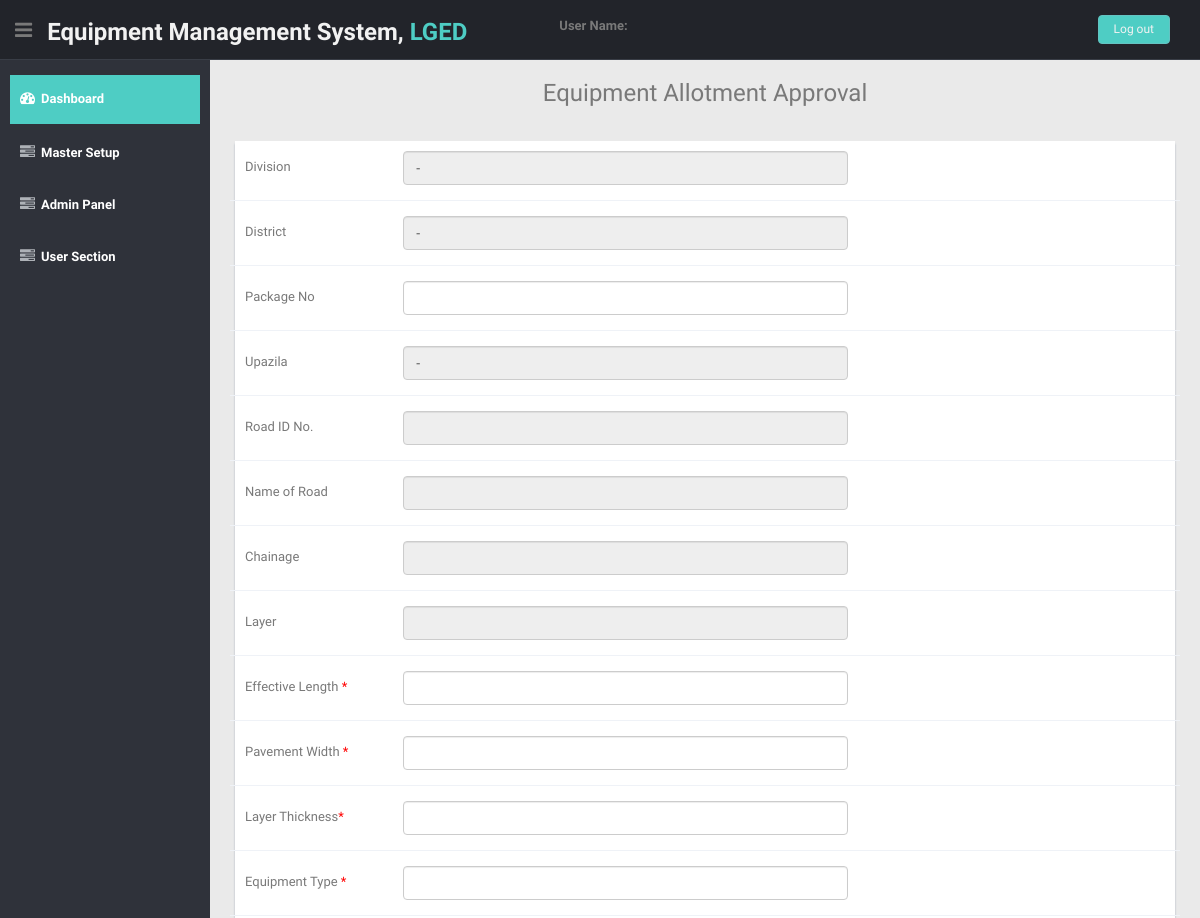
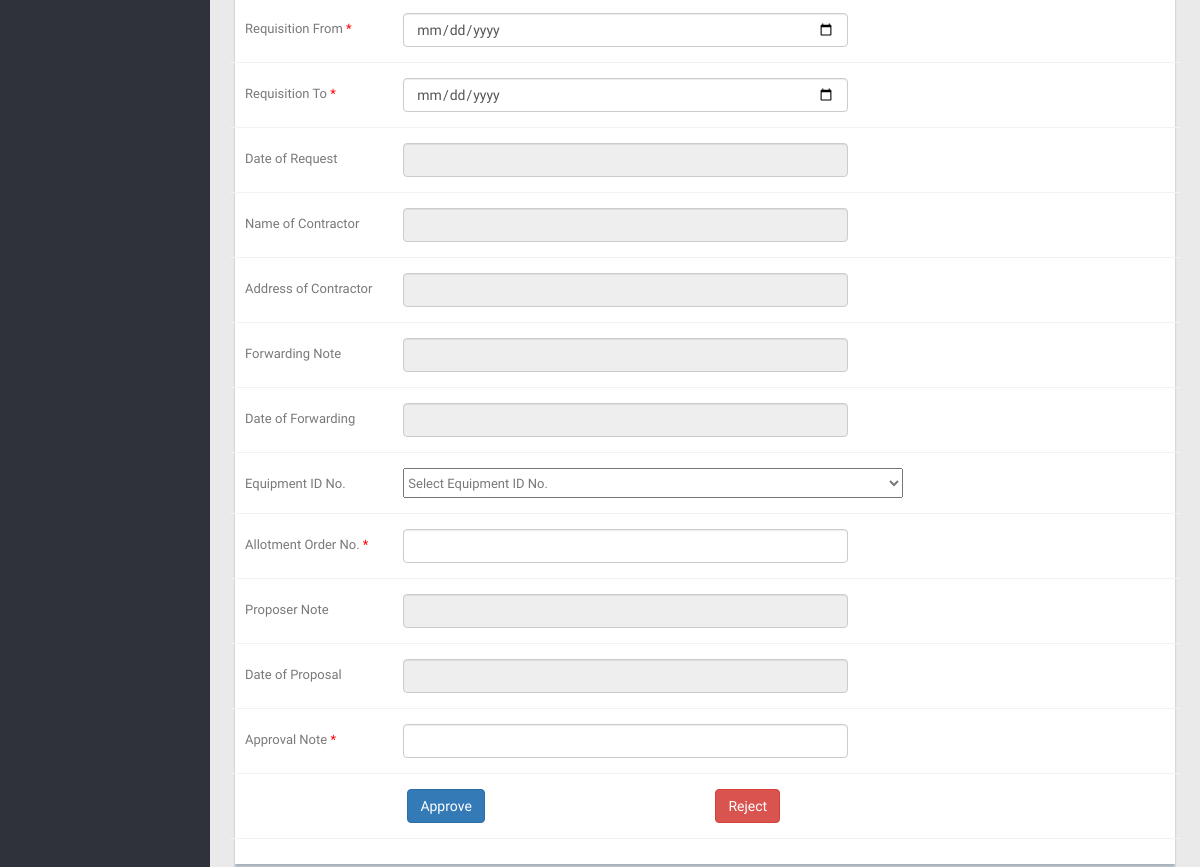
The app's page /admin/allotment_approval.php with its own data (2 pictures, top to bottom).
### tables this page shows
CREATE TABLE `divisions` (
  `division_id` int(16) NOT NULL,
  `division_name` varchar(32) NOT NULL
);

CREATE TABLE `districts` (
  `district_id` int(16) NOT NULL,
  `district_name` varchar(32) NOT NULL,
  `division_id` int(16) NOT NULL
);

CREATE TABLE `upazilas` (
  `upazila_id` int(16) NOT NULL,
  `upazila_name` varchar(32) NOT NULL,
  `district_id` int(16) NOT NULL
);

### admin/function.php (called while the page is built, shortened)
<?php
	function category_list()
	{
		include('connection.php');
		$sql = 'select * from equipment_category order by category_id asc';
		$result = $conn->query($sql);
		$category_array = array();
		while($row = mysqli_fetch_array($result))
		{
			$category_id                  = $row['category_id'];
			$equipment_type               = $row['equipment_type'];
			$category_array[$category_id] = $equipment_type;
		}
		return $category_array;
	}
?>

### admin/allotment_approval.php (the view, shortened to what this page needs)
<!DOCTYPE html>
 <html lang="en">
  <?php
	    include('connection.php');
      include('function.php');
	    $category_list = category_list();
  ?>
  <head>
	    <?php  include('header_resources.php');  ?>
  </head>
  <body>
    <section id="container">
    <?php
        include('header.php');
        include('nav.php');
          $sql2 = "select * from divisions where division_id='$division_id' ";
					$rec2 = $conn->query($sql2);
					while($row2 = mysqli_fetch_array($rec2))
					{
						$division 	 			 = $row2['division_name'];
					}
					$sql3 = "select * from districts where district_id='$district_id' ";
					$rec3 = $conn->query($sql3);
					while($row3 = mysqli_fetch_array($rec3))
					{
						$district 	 			 = $row3['district_name'];
					}
					$sql4 = "select * from upazilas where upazila_id='$upazila_id' ";
					$rec4 = $conn->query($sql4);
					while($row4 = mysqli_fetch_array($rec4))
					{
						$upazila 	 			 = $row4['upazila_name'];
					}
    ?>
    <section id="main-content">
      <section class="wrapper">
        <h3 align="center"> Equipment Allotment Approval </h3>
        <div class="row mt">
          <div class="col-lg-12">
            <div class="form-panel">
              <form class="form-horizontal style-form" action="allotment_approval.php" method="post">
                 <div class="form-group">
                   <label class="col-sm-2 col-sm-2 control-label">Division </label>
                     <div class="col-sm-6">
                       <input type="text" name="division" value="<?php echo $division;  ?>" class="form-control" readonly>
                     </div>
                 </div>
				         <div class="form-group">
                  <label class="col-sm-2 col-sm-2 control-label">District </label>
                   <div class="col-sm-6">
                    <input type="text" name="district" value="<?php echo $district;  ?>" class="form-control" readonly>
                   </div>
                </div>
                <div class="form-group">
                  <label class="col-sm-2 col-sm-2 control-label">Package No </label>
                   <div class="col-sm-6">
                    <input type="text" name="package_no" value="<?php echo $package_no;  ?>" class="form-control" >
                   </div>
                </div>
				         <div class="form-group">
                  <label class="col-sm-2 col-sm-2 control-label">Upazila </label>
                  <div class="col-sm-6">
                    <input type="text" name="upazila" value="<?php echo $upazila;  ?>" class="form-control" readonly>
                  </div>
                </div>
				         <div class="form-group">
                  <label class="col-sm-2 col-sm-2 control-label">Road ID No.</label>
                  <div class="col-sm-6">
                    <input type="text" name="road_id" value="<?php echo $road_id;  ?>" class="form-control" readonly>
                  </div>
                </div>
                <div class="form-group">
                  <label class="col-sm-2 col-sm-2 control-label">Name of Road</label>
                  <div class="col-sm-6">
                    <input type="text" name="road_name" value="<?php echo $road_name;  ?>" class="form-control" readonly>
                  </div>
                </div>
                <div class="form-group">
                  <label class="col-sm-2 col-sm-2 control-label">Chainage</label>
                  <div class="col-sm-6">
                    <input type="text" name="chainage" value="<?php echo $chainage;  ?>" class="form-control" readonly>
                  </div>
                </div>
                <div class="form-group">
                  <label class="col-sm-2 col-sm-2 control-label">Layer</label>
                  <div class="col-sm-6">
                    <input type="text" name="layer" value="<?php echo $layer;  ?>" class="form-control" readonly>
                  </div>
                </div>
                <div class="form-group">
                  <label class="col-sm-2 col-sm-2 control-label">Effective Length <span style="color:#FF0000">*</span></label>
                  <div class="col-sm-6">
                    <input type="text" name="length" value="<?php echo $length;  ?>" class="form-control" >
                  </div>
                </div>
                <div class="form-group">
                  <label class="col-sm-2 col-sm-2 control-label">Pavement Width <span style="color:#FF0000">*</span></label>
                  <div class="col-sm-6">
                    <input type="text" name="width" value="<?php echo $width;  ?>" class="form-control" >
                  </div>
                </div>
                <div class="form-group">
                  <label class="col-sm-2 col-sm-2 control-label">Layer Thickness<span style="color:#FF0000">*</span></label>
                  <div class="col-sm-6">
                    <input type="text" name="thickness" value="<?php echo $thickness;  ?>" class="form-control" >
                  </div>
                </div>
				         <div class="form-group">
                  <label class="col-sm-2 col-sm-2 control-label">Equipment Type <span style="color:#FF0000">*</span></label>
                  <div class="col-sm-6">
                    <input type="text" name="equipment_type" value="<?php echo $equipment_type;  ?>" class="form-control" required>
                  </div>
                </div>
				         <div class="form-group">
                  <label class="col-sm-2 col-sm-2 control-label">Requisition From <span style="color:#FF0000">*</span></label>
                  <div class="col-sm-6">
                    <input type="date" name="requisition_from_date" value="<?php echo $requisition_from_date;  ?>" class="form-control" required>
                  </div>
                </div>
				         <div class="form-group">
                  <label class="col-sm-2 col-sm-2 control-label">Requisition To <span style="color:#FF0000">*</span></label>
                  <div class="col-sm-6">
                    <input type="date" name="requisition_to_date" value="<?php echo $requisition_to_date;  ?>" class="form-control" required>
                  </div>
                </div>
				         <div class="form-group">
                  <label class="col-sm-2 col-sm-2 control-label">Date of Request </label>
                  <div class="col-sm-6">
                    <input type="datetime" name="request_date" value="<?php echo $request_date;  ?>" class="form-control" readonly>
                  </div>
                </div>
				         <div class="form-group">
                  <label class="col-sm-2 col-sm-2 control-label">Name of Contractor </label>
                  <div class="col-sm-6">
                    <input type="text" name="contractor_name" value="<?php echo $contractor_name;  ?>" class="form-control" readonly>
                  </div>
                </div>
				         <div class="form-group">
                  <label class="col-sm-2 col-sm-2 control-label">Address of Contractor</label>
                  <div class="col-sm-6">
                    <input type="text" name="contractor_address" value="<?php echo $contractor_address;  ?>" class="form-control" readonly>
                  </div>
                </div>
                <div class="form-group">
                  <label class="col-sm-2 col-sm-2 control-label">Forwarding Note</label>
                  <div class="col-sm-6">
                    <input type="text" name="forwarding_note"  value="<?php echo $forwarding_note;  ?>"  class="form-control" readonly>
                  </div>
                </div>
                <div class="form-group">
                  <label class="col-sm-2 col-sm-2 control-label">Date of Forwarding</label>
                  <div class="col-sm-6">
                    <input type="datetime" name="date_of_forwarding" value="<?php echo $date_of_forwarding;  ?>" class="form-control" readonly>
                  </div>
                </div>
                <div class="form-group">
				          <label class="col-sm-2 col-sm-2 control-label">Equipment ID No.</label>
				            <div class="col-sm-6">
                      <select name="equipment_id" style="height:30px; width:500px;">
                         <option value="" disabled selected hidden>Select Equipment ID No.</option>
                        </select>
                    </div>
                </div>
                <div class="form-group">
                  <label class="col-sm-2 col-sm-2 control-label">Allotment Order No. <span style="color:#FF0000">*</span></label>
                  <div class="col-sm-6">
                    <input type="text" name="allotment_no"  value="<?php echo $allotment_no;  ?>"  class="form-control" required>
                  </div>
                </div>
                <div class="form-group">
                  <label class="col-sm-2 col-sm-2 control-label">Proposer Note</label>
                  <div class="col-sm-6">
                    <input type="text" name="proposer_note"  value="<?php echo $proposer_note;  ?>"  class="form-control" readonly>
                  </div>
                </div>
                <div class="form-group">
                  <label class="col-sm-2 col-sm-2 control-label">Date of Proposal</label>
                  <div class="col-sm-6">
                    <input type="datetime" name="date_of_proposal"  value="<?php echo $date_of_proposal;  ?>"  class="form-control" readonly>
                  </div>
                </div>
                <div class="form-group">
                  <label class="col-sm-2 col-sm-2 control-label">Approval Note <span style="color:#FF0000">*</span></label>
                  <div class="col-sm-6">
                    <input type="text" name="approval_note"  class="form-control" required>
                  </div>
                </div>
                <div class="form-group">
                   <div class="col-sm-8" align="center">
                     <input type="submit" name="reject" class="btn btn-danger" value="Reject">
                     <div class="col-sm-8" align="center">
                     <input type="submit" name="approve" class="btn btn-primary" value="Approve">
                   </div>
                </div>
               </form>
             </div>
           </div>
         </div>
      </section>
    </section>
  </section>
 </body>
</html>

### admin/css/style.css (style rules this page uses)
body { color: #797979; background: #eaeaea; font-family: 'Ruda', sans-serif; padding: 0px !important; margin: 0px !important; font-size:13px; }
#container { width: 100%; height: 100%; }
.mt { margin-top: 25px; }
#main-content { margin-left: 210px; }
.wrapper { display: inline-block; margin-top: 60px; padding-left: 15px; padding-right: 15px; padding-bottom: 15px; padding-top: 0px; width: 100%; }
.form-panel { background: #ffffff; margin: 10px; padding: 10px; box-shadow: 0px 3px 2px #aab2bd; text-align: left; }
label { font-weight: 400; }
.form-horizontal.style-form .form-group { border-bottom: 1px solid #eff2f7; padding-bottom: 15px; margin-bottom: 15px; }
@media (min-width: 768px) { .form-horizontal .control-label { text-align: left; } }

### records on screen
divisions: division "-"
districts: district "-"
upazilas: upazila "-"
